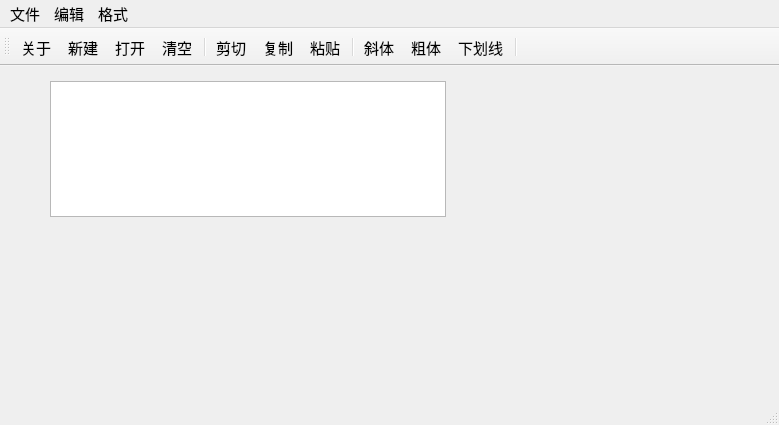
<?xml version="1.0" encoding="UTF-8"?>
<ui version="4.0">
 <class>QWMainWind</class>
 <widget class="QMainWindow" name="QWMainWind">
  <property name="geometry">
   <rect>
    <x>0</x>
    <y>0</y>
    <width>779</width>
    <height>425</height>
   </rect>
  </property>
  <property name="font">
   <font>
    <pointsize>11</pointsize>
   </font>
  </property>
  <property name="windowTitle">
   <string>QWMainWind</string>
  </property>
  <widget class="QWidget" name="centralWidget">
   <widget class="QTextEdit" name="txtEdit">
    <property name="geometry">
     <rect>
      <x>50</x>
      <y>15</y>
      <width>396</width>
      <height>136</height>
     </rect>
    </property>
    <property name="font">
     <font>
      <pointsize>16</pointsize>
     </font>
    </property>
   </widget>
  </widget>
  <widget class="QMenuBar" name="menuBar">
   <property name="geometry">
    <rect>
     <x>0</x>
     <y>0</y>
     <width>779</width>
     <height>29</height>
    </rect>
   </property>
   <widget class="QMenu" name="menu">
    <property name="title">
     <string>文件</string>
    </property>
    <addaction name="actNew"/>
    <addaction name="actOpen"/>
    <addaction name="separator"/>
    <addaction name="actClose"/>
   </widget>
   <widget class="QMenu" name="menu_2">
    <property name="title">
     <string>编辑</string>
    </property>
    <addaction name="actCut"/>
    <addaction name="actCopy"/>
    <addaction name="actPaste"/>
    <addaction name="separator"/>
    <addaction name="actClear"/>
   </widget>
   <widget class="QMenu" name="menu_3">
    <property name="title">
     <string>格式</string>
    </property>
    <addaction name="actFontBold"/>
    <addaction name="actFontItalic"/>
    <addaction name="actFontUnder"/>
    <addaction name="separator"/>
    <addaction name="actToolbarLab"/>
   </widget>
   <addaction name="menu"/>
   <addaction name="menu_2"/>
   <addaction name="menu_3"/>
  </widget>
  <widget class="QToolBar" name="mainToolBar">
   <property name="toolButtonStyle">
    <enum>Qt::ToolButtonStyle::ToolButtonTextUnderIcon</enum>
   </property>
   <attribute name="toolBarArea">
    <enum>TopToolBarArea</enum>
   </attribute>
   <attribute name="toolBarBreak">
    <bool>false</bool>
   </attribute>
   <addaction name="actAbout"/>
   <addaction name="actNew"/>
   <addaction name="actOpen"/>
   <addaction name="actClear"/>
   <addaction name="separator"/>
   <addaction name="actCut"/>
   <addaction name="actCopy"/>
   <addaction name="actPaste"/>
   <addaction name="separator"/>
   <addaction name="actFontItalic"/>
   <addaction name="actFontBold"/>
   <addaction name="actFontUnder"/>
   <addaction name="separator"/>
  </widget>
  <widget class="QStatusBar" name="statusBar"/>
  <action name="actCut">
   <property name="icon">
    <iconset resource="res.qrc">
     <normaloff>:/images/images/cut.bmp</normaloff>:/images/images/cut.bmp</iconset>
   </property>
   <property name="text">
    <string>剪切</string>
   </property>
   <property name="toolTip">
    <string>剪切</string>
   </property>
   <property name="shortcut">
    <string>Ctrl+X</string>
   </property>
  </action>
  <action name="actCopy">
   <property name="icon">
    <iconset resource="res.qrc">
     <normaloff>:/images/images/120.bmp</normaloff>:/images/images/120.bmp</iconset>
   </property>
   <property name="text">
    <string>复制</string>
   </property>
   <property name="toolTip">
    <string>复制</string>
   </property>
   <property name="shortcut">
    <string>Ctrl+C</string>
   </property>
  </action>
  <action name="actPaste">
   <property name="icon">
    <iconset resource="res.qrc">
     <normaloff>:/images/images/paste.bmp</normaloff>:/images/images/paste.bmp</iconset>
   </property>
   <property name="text">
    <string>粘贴</string>
   </property>
   <property name="toolTip">
    <string>粘贴</string>
   </property>
   <property name="shortcut">
    <string>Ctrl+V</string>
   </property>
  </action>
  <action name="actFontBold">
   <property name="checkable">
    <bool>true</bool>
   </property>
   <property name="icon">
    <iconset resource="res.qrc">
     <normaloff>:/images/images/BLD.BMP</normaloff>:/images/images/BLD.BMP</iconset>
   </property>
   <property name="text">
    <string>粗体</string>
   </property>
   <property name="toolTip">
    <string>粗体</string>
   </property>
  </action>
  <action name="actFontItalic">
   <property name="checkable">
    <bool>true</bool>
   </property>
   <property name="icon">
    <iconset resource="res.qrc">
     <normaloff>:/images/images/ITL.BMP</normaloff>:/images/images/ITL.BMP</iconset>
   </property>
   <property name="text">
    <string>斜体</string>
   </property>
   <property name="toolTip">
    <string>斜体</string>
   </property>
  </action>
  <action name="actFontUnder">
   <property name="checkable">
    <bool>true</bool>
   </property>
   <property name="icon">
    <iconset resource="res.qrc">
     <normaloff>:/images/images/WORDUNDR.BMP</normaloff>:/images/images/WORDUNDR.BMP</iconset>
   </property>
   <property name="text">
    <string>下划线</string>
   </property>
   <property name="toolTip">
    <string>下划线</string>
   </property>
  </action>
  <action name="actClose">
   <property name="icon">
    <iconset resource="res.qrc">
     <normaloff>:/images/images/exit.bmp</normaloff>:/images/images/exit.bmp</iconset>
   </property>
   <property name="text">
    <string>退出</string>
   </property>
   <property name="toolTip">
    <string>退出</string>
   </property>
  </action>
  <action name="actOpen">
   <property name="icon">
    <iconset resource="res.qrc">
     <normaloff>:/images/images/open3.bmp</normaloff>:/images/images/open3.bmp</iconset>
   </property>
   <property name="text">
    <string>打开...</string>
   </property>
   <property name="toolTip">
    <string>打开文件</string>
   </property>
   <property name="shortcut">
    <string>Ctrl+O</string>
   </property>
  </action>
  <action name="actClear">
   <property name="icon">
    <iconset resource="res.qrc">
     <normaloff>:/images/images/103.bmp</normaloff>:/images/images/103.bmp</iconset>
   </property>
   <property name="text">
    <string>清空</string>
   </property>
   <property name="toolTip">
    <string>清空内容</string>
   </property>
  </action>
  <action name="actFont">
   <property name="icon">
    <iconset resource="res.qrc">
     <normaloff>:/images/images/20.ico</normaloff>:/images/images/20.ico</iconset>
   </property>
   <property name="text">
    <string>字体...</string>
   </property>
   <property name="toolTip">
    <string>字体设置</string>
   </property>
  </action>
  <action name="actNew">
   <property name="icon">
    <iconset resource="res.qrc">
     <normaloff>:/images/images/new2.bmp</normaloff>:/images/images/new2.bmp</iconset>
   </property>
   <property name="text">
    <string>新建</string>
   </property>
   <property name="shortcut">
    <string>Ctrl+N</string>
   </property>
  </action>
  <action name="actToolbarLab">
   <property name="checkable">
    <bool>true</bool>
   </property>
   <property name="checked">
    <bool>true</bool>
   </property>
   <property name="text">
    <string>显示工具栏文字标签</string>
   </property>
   <property name="menuRole">
    <enum>QAction::MenuRole::TextHeuristicRole</enum>
   </property>
  </action>
  <action name="actAbout">
   <property name="icon">
    <iconset resource="res.qrc">
     <normaloff>:/images/images/about.png</normaloff>:/images/images/about.png</iconset>
   </property>
   <property name="text">
    <string>关于</string>
   </property>
   <property name="menuRole">
    <enum>QAction::MenuRole::TextHeuristicRole</enum>
   </property>
  </action>
 </widget>
 <layoutdefault spacing="6" margin="11"/>
 <resources>
  <include location="res.qrc"/>
 </resources>
 <connections>
  <connection>
   <sender>actClose</sender>
   <signal>triggered()</signal>
   <receiver>QWMainWind</receiver>
   <slot>close()</slot>
   <hints>
    <hint type="sourcelabel">
     <x>-1</x>
     <y>-1</y>
    </hint>
    <hint type="destinationlabel">
     <x>422</x>
     <y>254</y>
    </hint>
   </hints>
  </connection>
  <connection>
   <sender>actClear</sender>
   <signal>triggered()</signal>
   <receiver>txtEdit</receiver>
   <slot>clear()</slot>
   <hints>
    <hint type="sourcelabel">
     <x>-1</x>
     <y>-1</y>
    </hint>
    <hint type="destinationlabel">
     <x>260</x>
     <y>256</y>
    </hint>
   </hints>
  </connection>
  <connection>
   <sender>actCut</sender>
   <signal>triggered()</signal>
   <receiver>txtEdit</receiver>
   <slot>cut()</slot>
   <hints>
    <hint type="sourcelabel">
     <x>-1</x>
     <y>-1</y>
    </hint>
    <hint type="destinationlabel">
     <x>260</x>
     <y>256</y>
    </hint>
   </hints>
  </connection>
  <connection>
   <sender>actCopy</sender>
   <signal>triggered()</signal>
   <receiver>txtEdit</receiver>
   <slot>copy()</slot>
   <hints>
    <hint type="sourcelabel">
     <x>-1</x>
     <y>-1</y>
    </hint>
    <hint type="destinationlabel">
     <x>260</x>
     <y>256</y>
    </hint>
   </hints>
  </connection>
  <connection>
   <sender>actPaste</sender>
   <signal>triggered()</signal>
   <receiver>txtEdit</receiver>
   <slot>paste()</slot>
   <hints>
    <hint type="sourcelabel">
     <x>-1</x>
     <y>-1</y>
    </hint>
    <hint type="destinationlabel">
     <x>260</x>
     <y>256</y>
    </hint>
   </hints>
  </connection>
 </connections>
</ui>
